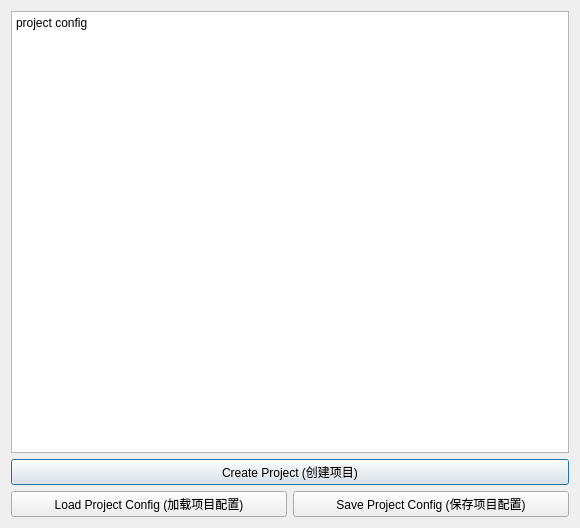
<?xml version="1.0" encoding="UTF-8"?>
<ui version="4.0">
 <class>QDAProjectDetailDialog</class>
 <widget class="QDialog" name="QDAProjectDetailDialog">
  <property name="geometry">
   <rect>
    <x>0</x>
    <y>0</y>
    <width>580</width>
    <height>528</height>
   </rect>
  </property>
  <property name="windowTitle">
   <string>Dialog</string>
  </property>
  <layout class="QGridLayout" name="gridLayout">
   <item row="0" column="0" colspan="2">
    <widget class="QPlainTextEdit" name="viewProjectConfigText">
     <property name="plainText">
      <string>project config
</string>
     </property>
    </widget>
   </item>
   <item row="1" column="0" colspan="2">
    <widget class="QPushButton" name="createProjectBtn">
     <property name="text">
      <string>Create Project (创建项目)</string>
     </property>
    </widget>
   </item>
   <item row="2" column="0">
    <widget class="QPushButton" name="loadProjectConfigBtn">
     <property name="text">
      <string>Load Project Config (加载项目配置)</string>
     </property>
    </widget>
   </item>
   <item row="2" column="1">
    <widget class="QPushButton" name="saveProjectConfigBtn">
     <property name="text">
      <string>Save Project Config (保存项目配置)</string>
     </property>
    </widget>
   </item>
  </layout>
 </widget>
 <resources/>
 <connections/>
</ui>
